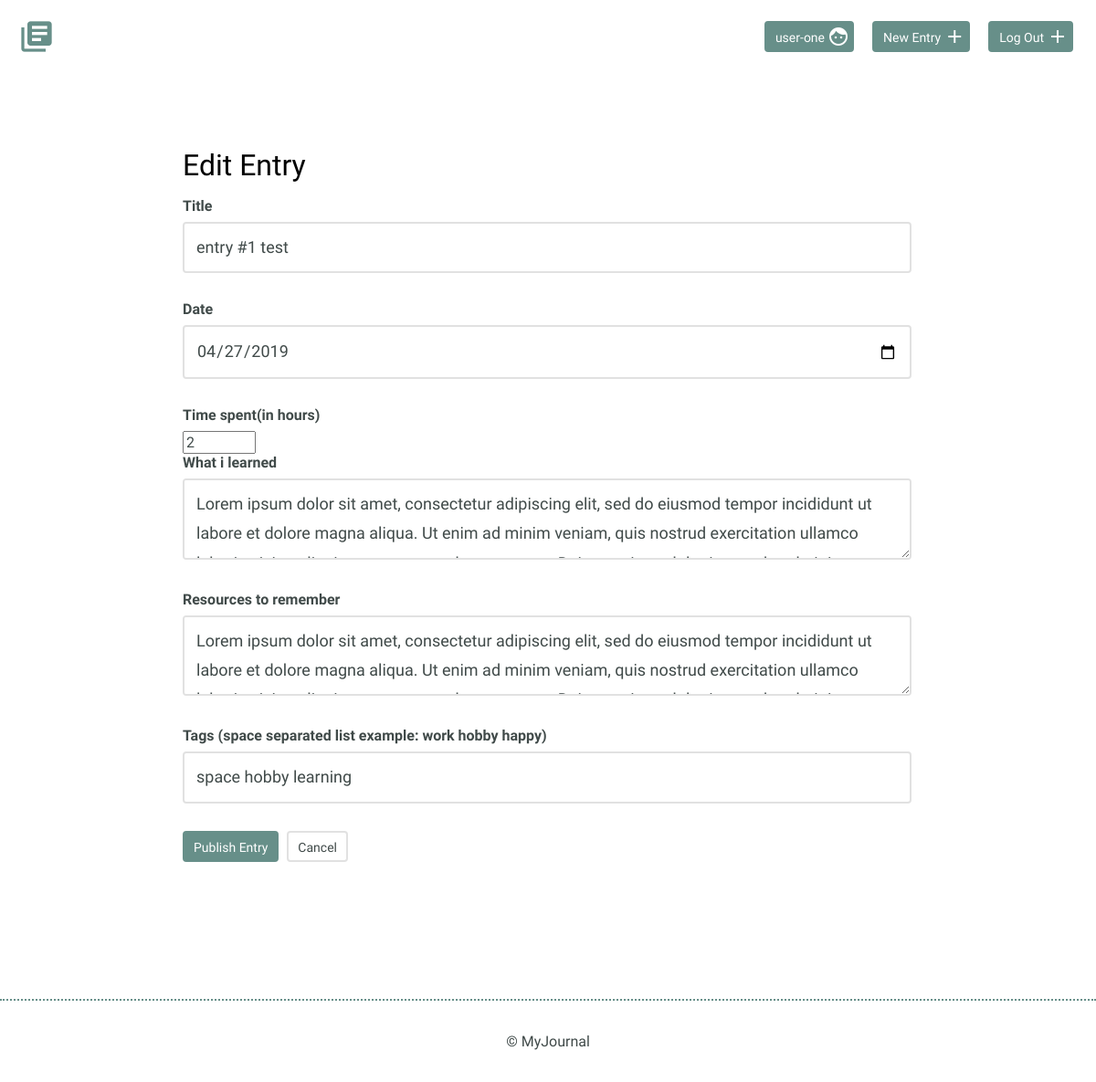
The app's page /entries/entry-1-test/edit (signed in), older data.
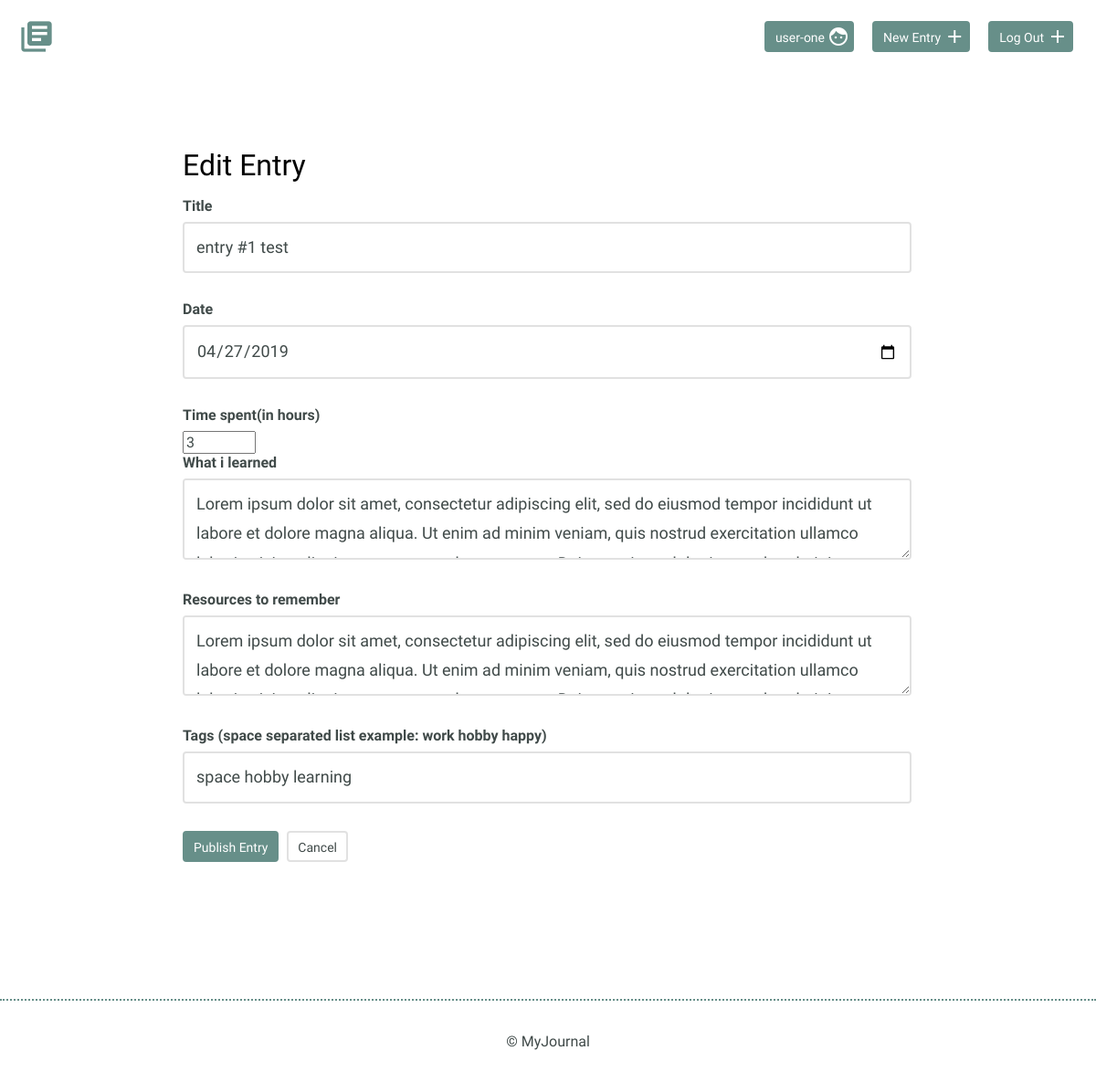
The same page, newer data.
### models.py (models this page shows, shortened)
class Entry(Model):
    user = ForeignKeyField(User, related_name='entries')
    title = CharField(unique=True)
    slug = CharField(unique=True)
    date = DateField()
    time_spent = IntegerField()
    what_you_learned = TextField()
    resource_to_remember = TextField()
    class Meta:
        database = DATABASE

### app.py (the view, shortened to what this page needs)
@app.route('/entries/<slug>/edit', methods=['GET', 'POST'])
@login_required
def edit_entry(slug):
    data = models.Entry.get(models.Entry.slug == slug)
    tags = models.Tag.select().where(models.Tag.entry == data)
    all_tags = list()
    for tag in tags:
        all_tags.append(tag.tag)
    if current_user.id != data.user.id:
        return abort(404)
    form = forms.EntryForm()
    form.title.data = data.title
    form.date.data = data.date
    form.time_spent.data = data.time_spent
    form.what_i_learned.data = data.what_you_learned
    form.resources_to_remember.data = data.resource_to_remember
    form.tags.data = ' '.join(all_tags)
    return render_template('edit.html.j2', form=form, slug=data.slug)

### forms.py
class EntryForm(FlaskForm):
    title = StringField(
        'Title', validators=[DataRequired(), title_exists]
    )
    date = DateField(
        'Date', validators=[DataRequired()]
    )
    time_spent = IntegerField(
        'Time spent(in hours)', validators=[DataRequired(),
                                            NumberRange(min=0, max=24)]
    )
    what_i_learned = TextAreaField(
        'What i learned', validators=[DataRequired()]
    )
    resources_to_remember = TextAreaField(
        'Resources to remember', validators=[DataRequired()]
    )
    tags = StringField(
        'Tags (space separated list example: work hobby happy)'
    )

### app.py (called while the page is built)
@login_manager.user_loader
def user_loader(userid):
    try:
        return models.User.get(models.User.id == userid)
    except models.DoesNotExist:
        return None

@app.before_request
def before_requets():
    g.db = models.DATABASE
    g.db.connect()

@app.after_request
def after_request(response):
    g.db.close()
    return response

### templates/edit.html.j2 (shortened to what this page needs)
{% from 'macros.html.j2' import render_field %}
{% extends 'layout.html.j2' %}
{% block content %}
<h2>Edit Entry</h2>
<br />
	<form
		method="POST"
		action="{{ url_for('edit_entry', slug=slug) }}"
		class="form"
	>
		{% for field in form if field.widget.input_type != 'hidden' %}
		{{ render_field(field) }}
		{% endfor %}
		<input type="submit" value="Publish Entry" class="button" />
		<a href="{{ url_for('index') }}" class="button button-secondary">Cancel</a>
	</form>
{% endblock %}

### templates/macros.html.j2 (shortened to what this page needs)
{% macro render_field(field) %}
<div class="field">
	<label for="{{ field.label.text }}">
		<strong>{{ field.label.text }}</strong>
    </label>
	{{ field() }}
</div>
{% endmacro %}

Row changes from the older to the newer data that the page shows:
changed Entry "entry #1 test": time_spent "2" → "3"
